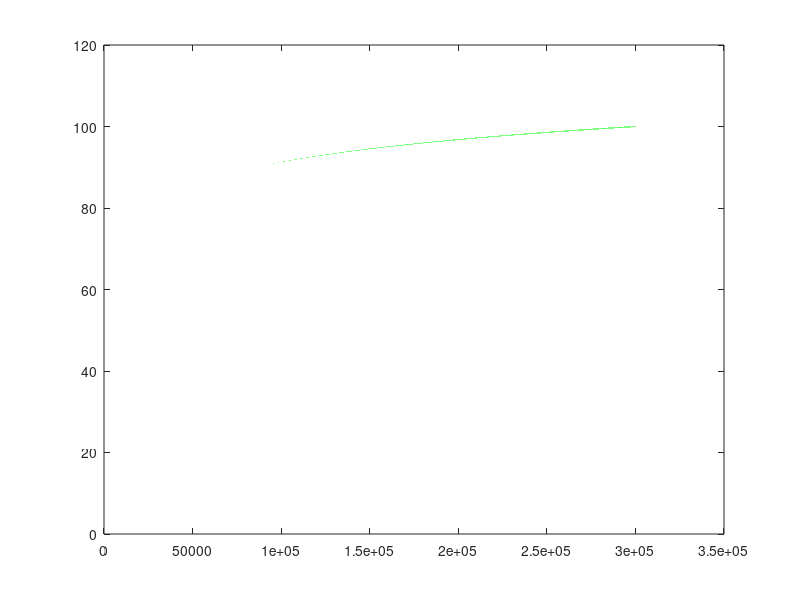

Recreate this plot in MATLAB. (Note: this script raises an error after producing the figure.)
clear all;
close all;
format shortg;
format compact;


limit_end = 3e5;
base = (limit_end)^(1/100);
logb = @(x) log(x)/log(base);


x = logspace(0, log10(limit_end), 1e6)';
y = logb(x);

plot(x, y, 'g');
hold on;

%    pieceIndex = floor(linspace(0, length(x), pieces+1))';
%    y_aus = -1e9*ones(length(x), 1); % preallocate
%    for i = 1:pieces
%        v = (pieceIndex(i)+1) : pieceIndex(i+1);
%        y_aus(v', :) = pointOnLineAusgleich(y(v), x(v));
%    end


nPieces = 7;
pieceIndex = floor(linspace(1, length(x), nPieces+1))';
weightFirst = 1.58484848484849;
maxErr = 0;
for i = 1:nPieces
    xn{i}(1,1) = x( pieceIndex(i) );
    xn{i}(3,1) = x( pieceIndex(i+1) );
    xn{i}(2,1) = (xn{i}(1)*weightFirst + xn{i}(3))/(weightFirst+1); % mitte mitteln, ka ob beste wahl
    yn{i}(:,1) = logb(xn{i});
    
    an{i}(:,1) = quadCoefficients(xn{i}, yn{i});
    x_quad{i} = x((pieceIndex(i)+1):pieceIndex(i+1));
    y_quad{i} = pointOnQuad(an{i}, x_quad{i});
    
    plot(x_quad{i}, y_quad{i}, 'b');
    plot(xn{i}, yn{i}, 'bo' )
    
    err{i} = abs(y((pieceIndex(i)+1):pieceIndex(i+1)) - y_quad{i});
    maxErr = max(maxErr, max(err{i}));
    plot(x_quad{i}, err{i}, 'r.');
%    format rat;
    an{i}
end
maxErr

return;
figure;
plot(x_quad{1}, y_quad{1}, 'b');
hold on;
plot(xn{1}, yn{1}, 'bo' );
plot(x_quad{1}, y(1:length(x_quad{1})),'g');
plot(x_quad{1}, err{1},'r');
plot([x_quad{1}(1), max(x_quad{1})],[1,1],'k:')
m = max(err{1})




